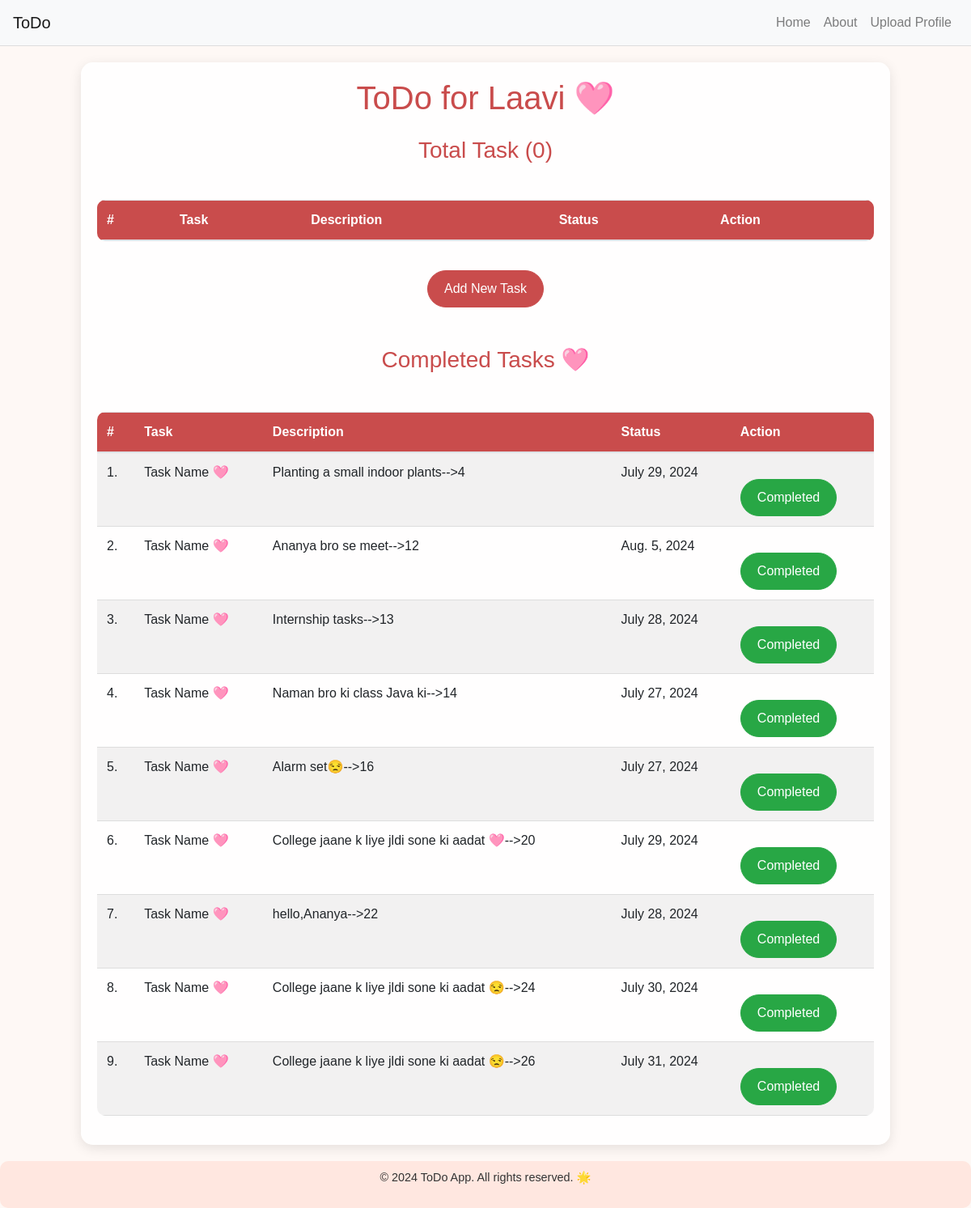
/todo/, run on an earlier commit of the app's database.
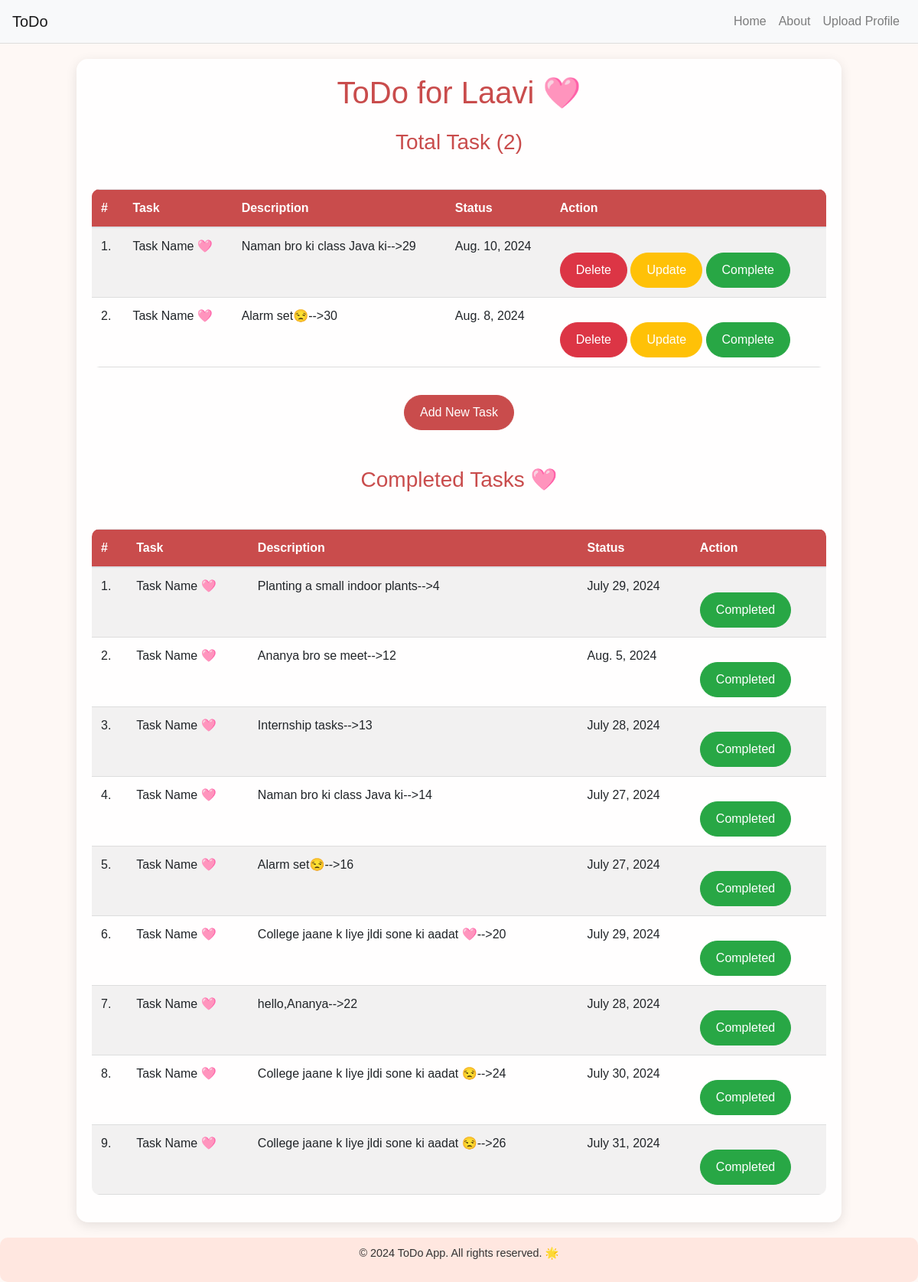
And on a later commit of the database.
### myapp/models.py (models this page shows)
class Todo(models.Model):
    task=models.TextField()
    extra=models.CharField(max_length=255)
    created_at=models.DateField()
    is_completed=models.BooleanField(default=False)

### myapp/views.py (the view)
# urls.py: path("todo/",views.todo,name="todo"),
def todo(request):
    result=Todo.objects.all()
    completed_tasks=result.filter(is_completed=True)
    incompleted_tasks=result.filter(is_completed=False)
    Parameter={
        "todos":incompleted_tasks,
        "completed_tasks":completed_tasks,
        "name":"Laavi",
    }
    return render(request,"todo.html",Parameter)

### templates/todo.html (shortened to what this page needs)
{% extends 'base.html' %}
 {% block body %}
 <div class="container">
     <h1 class="text-center mb-4">ToDo for {{ name }} 🩷</h1>
     <h3 class="text-center mb-4">Total Task ({{ todos.count }})</h3>
     <div class="table-responsive">
         <table class="table table-striped">
             <thead>
                 <tr>
                     <th>#</th>
                     <th>Task</th>
                     <th>Description</th>
                     <th>Status</th>
                     <th>Action</th>
                 </tr>
             </thead>
             <tbody>
                 {% for i in todos %}
                 <tr>
                     <td>{{ forloop.counter }}.</td>
                     <td> Task Name 🩷 </td>
                     <td>{{ i.task }}-->{{i.id}}</td>
                     <td>{{ i.created_at }}</td>
                     <td>
                        <a href="{% url 'delete_todo' i.id %}" class="btn btn-action btn-delete">Delete</a>
                        <a href="{% url 'update_todo' i.id %}" class="btn btn-yellow btn-action btn-update">Update</a>
                        <a href="{% url 'mark_complete' i.id %}" class="btn btn-action btn-complete">Complete</a>
                     </td>
                 </tr>
                 {% endfor %}
             </tbody>
         </table>
     </div>
     <div class="d-flex justify-content-center">
         <a href="{% url 'add_todo' %}" class="btn btn-custom">Add New Task</a>
     </div>
     <h3 class="text-center mb-5 mt-5">Completed Tasks 🩷</h3>
     <table class="table table-striped">
        <thead>
            <tr>
                <th>#</th>
                <th>Task</th>
                <th>Description</th>
                <th>Status</th>
                <th>Action</th>
            </tr>
        </thead>
        <tbody>
            {% for i in completed_tasks %}
            <tr>
                <td>{{ forloop.counter }}.</td>
                <td> Task Name 🩷 </td>
                <td>{{ i.task }}-->{{i.id}}</td>
                <td>{{ i.created_at }}</td>
                <td>
                   <a href="{% url 'mark_complete' i.id %}" class="btn btn-action btn-complete">Completed</a>
                </td>
            </tr>
            {% endfor %}
        </tbody>
    </table>
 </div>
 {% endblock %}

### templates/base.html (shortened to what this page needs)
{% load static %}
<!DOCTYPE html>
<html lang="en">
<head>
    <link href="https://stackpath.bootstrapcdn.com/bootstrap/4.5.2/css/bootstrap.min.css" rel="stylesheet">
</head>
<body>
  <nav class="navbar navbar-expand-lg navbar-light bg-light">
    <a class="navbar-brand" href="#">ToDo</a>
    <div class="collapse navbar-collapse" id="navbarNav">
      <ul class="navbar-nav ml-auto">
        <li class="nav-item">
          <a class="nav-link" href="{% url 'todo'%}">Home</a>
        </li>
        <li class="nav-item">
          <a class="nav-link" href="{% url 'about' %}">About</a>
        </li>
        <li class="nav-item">
          <a class="nav-link" href="{% url 'upload_profile'%}">Upload Profile</a>
        </li>
      </ul>
    </div>
  </nav>
    {% block body %}
    {% endblock %}
    <footer>
      <p>&copy; 2024 ToDo App. All rights reserved. 🌟</p>
    </footer>
</body>
</html>

### templates/todo.html (style rules this page uses)
body { background-color: #fef8f5; background-image: url('https://th.bing.com/th/id/OIG4.QnItYij6_qX37APUGKCm?w=1024&h=1024&rs=1&pid=ImgDetMain'); background-size: cover; background-position: center; font-family: 'Comic Sans MS', sans-serif; margin: 0; padding: 0; }
.container { margin: 20px auto; max-width: 1000px; background: rgba(255, 255, 255, 0.9); border-radius: 15px; box-shadow: 0px 4px 15px rgba(0, 0, 0, 0.1); padding: 20px; }
h1 { color: #c94c4c; font-size: 2.5em; margin-bottom: 20px; }
h3 { color: #c94c4c; margin-bottom: 20px; }
table { width: 100%; margin: 20px 0; border-collapse: collapse; border-radius: 10px; overflow: hidden; }
thead { background-color: #c94c4c; color: white; }
th, td { padding: 12px; text-align: left; border-bottom: 1px solid #ddd; }
.btn-custom, .btn-action { background-color: #c94c4c; border-color: #c94c4c; color: white; padding: 10px 20px; font-size: 1em; border-radius: 25px; text-decoration: none; display: inline-block; margin-top: 20px; transition: background-color 0.3s, border-color 0.3s; }
.btn-complete { background-color: #28a745; border-color: #28a745; }
.btn-delete { background-color: #dc3545; border-color: #dc3545; }
footer { text-align: center; padding: 10px; background-color: #ffe7e0; margin-top: 20px; border-radius: 10px; font-size: 0.9em; color: #333; }
.navbar { background-color: rgba(255, 255, 255, 0.9); border-bottom: 1px solid #ddd; }
.navbar-nav { margin-left: auto; }
.navbar-nav .nav-link { color: #5a5a5a; margin-left: 30px; }
.navbar-nav .nav-link:first-child { margin-left: 0; }
.btn-yellow { background-color: #FFC107; border-color: #FFC107; color: white; }

What changed in the data, as far as the page shows it:
added Todo: task "Naman bro ki class Java ki", id "29", created_at "Aug. 10, 2024", shown under "Total Task (2)"
added Todo: task "Alarm set😒", id "30", created_at "Aug. 8, 2024", shown under "Total Task (2)"
Also different on the page:
{{ todos.count }}: "0" → "2"
